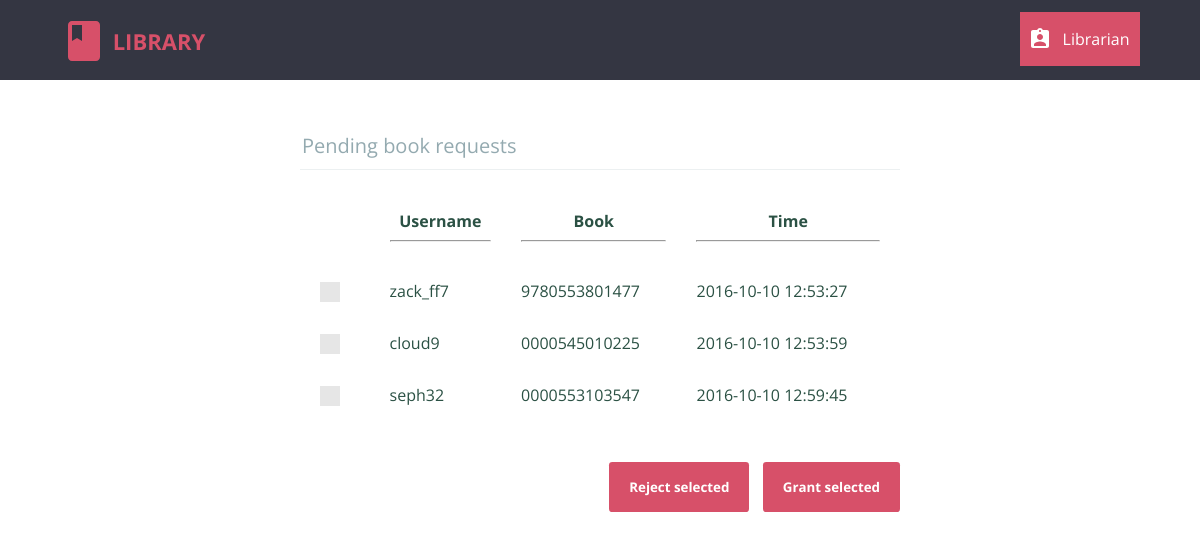
Screenshot of /librarian/pending_book_requests.php (signed in) with the database file from the repository.
### tables this page shows
CREATE TABLE `pending_book_requests` (
  `request_id` int(11) NOT NULL,
  `member` varchar(20) NOT NULL,
  `book_isbn` varchar(13) NOT NULL,
  `time` timestamp NOT NULL DEFAULT CURRENT_TIMESTAMP
);

### src/librarian/pending_book_requests.php (the view, shortened to what this page needs)
<?php
	require "../db_connect.php";
	require "header_librarian.php";
?>
<html>
	<head>
		<link rel="stylesheet" type="text/css" href="../css/global_styles.css">
		<link rel="stylesheet" type="text/css" href="../css/custom_checkbox_style.css">
		<link rel="stylesheet" type="text/css" href="css/pending_book_requests_style.css">
	</head>
	<body>
		<?php
			$query = $con->prepare("SELECT * FROM pending_book_requests;");
			$query->execute();
			$result = $query->get_result();;
			$rows = mysqli_num_rows($result);
			if($rows == 0)
				echo "<h2 align='center'>No requests pending</h2>";
			else
			{
				echo "<form class='cd-form' method='POST' action='#'>";
				echo "<legend>Pending book requests</legend>";
				echo "<table width='100%' cellpadding=10 cellspacing=10>
						<tr>
							<th></th>
							<th>Username<hr></th>
							<th>Book<hr></th>
							<th>Time<hr></th>
						</tr>";
				for($i=0; $i<$rows; $i++)
				{
					$row = mysqli_fetch_array($result);
					echo "<tr>";
					echo "<td>
							<label class='control control--checkbox'>
								<input type='checkbox' name='cb_".$i."' value='".$row[0]."' />
								<div class='control__indicator'></div>
							</label>
						</td>";
					for($j=1; $j<4; $j++)
						echo "<td>".$row[$j]."</td>";
					echo "</tr>";
				}
				echo "</table>";
				echo "<br /><br /><div style='float: right;'>";
				echo "<input type='submit' value='Reject selected' name='l_reject' />&nbsp;&nbsp;&nbsp;&nbsp;";
				echo "<input type='submit' value='Grant selected' name='l_grant'/>";
				echo "</div>";
				echo "</form>";
			}

### src/librarian/css/header_librarian_style.css (style rules this page uses)
html * { -webkit-font-smoothing: antialiased; -moz-osx-font-smoothing: grayscale; }
*, *:after, *:before { -webkit-box-sizing: border-box; -moz-box-sizing: border-box; box-sizing: border-box; }
body { font-size: 100%; font-family: "Open Sans", sans-serif; background-color: white; margin: 0; }

### src/css/global_styles.css (style rules this page uses)
*, *::after, *::before { -webkit-box-sizing: border-box; -moz-box-sizing: border-box; box-sizing: border-box; }
html { font-size: 62.5%; }
body { font-size: 1.8rem; font-family: "Open Sans", sans-serif; color: #2b5144; background-color: #ffffff; }

### src/css/custom_checkbox_style.css (style rules this page uses)
.control { font-size: 18px; position: relative; display: block; margin-bottom: 15px; padding-left: 30px; cursor: pointer; }
.control__indicator { position: absolute; top: -2px; left: 0; width: 20px; height: 20px; background: #e6e6e6; }
.control__indicator:after { position: absolute; display: none; content: ''; }
.control--checkbox .control__indicator:after { top: 4px; left: 8px; width: 5px; height: 10px; transform: rotate(45deg); border: solid #fff; border-width: 0 2px 2px 0; }

### src/librarian/css/pending_book_requests_style.css (style rules this page uses)
.cd-form { width: 90%; max-width: 600px; margin: 4em auto; font-size: 1.3rem; color: #94aab0; margin-bottom: 10px; display: block; }
.cd-form::after { clear: both; content: ""; display: table; }
.cd-form legend { padding-bottom: 10px; margin-bottom: 20px; font-size: 2rem; border-bottom: 1px solid #ecf0f1; }
.cd-form legend { display: block; width: 100%; -webkit-appearance: none; -moz-appearance: none; -ms-appearance: none; -o-appearance: none; appearance: none; }
.cd-form input[type="submit"] { border: none; background: #d75069; border-radius: .25em; padding: 16px 20px; color: #ffffff; font-weight: bold; font-family: "Open Sans", sans-serif; cursor: pointer; -webkit-font-smoothing: antialiased; -moz-osx-font-smoothing: grayscale; -webkit-appearance: none; -moz-appearance: none; -ms-appearance: none; -o-appearance: none; appearance: none; }

### rows the page displays
pending_book_requests: member "zack_ff7", book_isbn "9780553801477", time "2016-10-10 12:53:27"
pending_book_requests: member "cloud9", book_isbn "0000545010225", time "2016-10-10 12:53:59"
pending_book_requests: member "seph32", book_isbn "0000553103547", time "2016-10-10 12:59:45"
